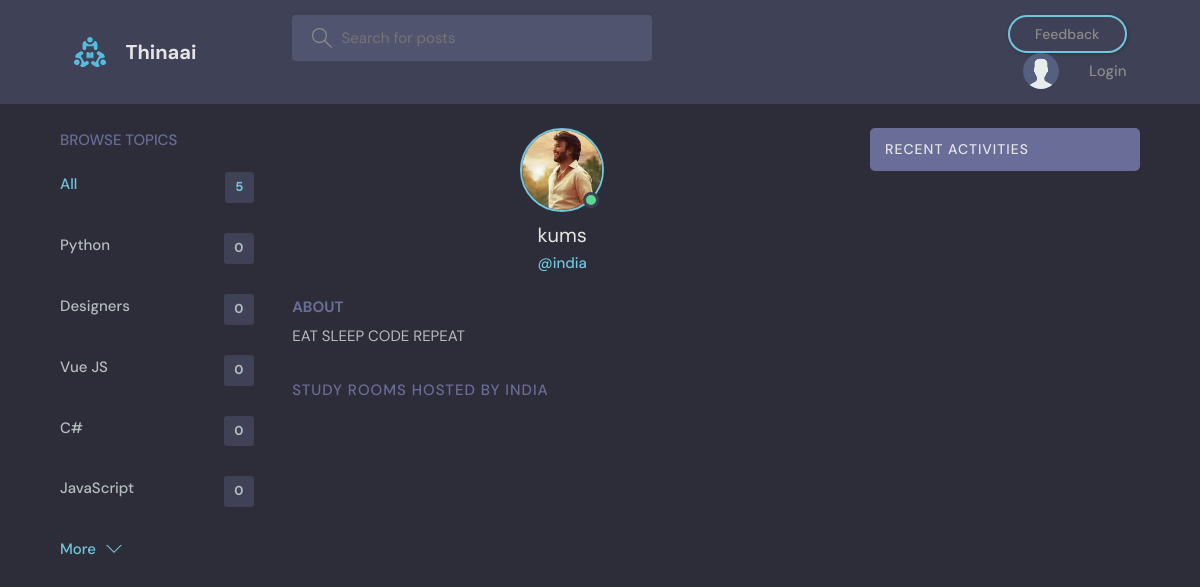
The page /profile/7/ on the database its author committed.
### base/models.py (models this page shows, shortened)
class Topic(models.Model):
    name = models.CharField(max_length=200)

class User(AbstractUser):
    username = models.CharField(max_length=200, unique=True, null=True)
    name = models.CharField(max_length=200, null=True)
    email = models.EmailField(unique=True, null=True)
    bio = models.TextField(null=True)
    phone = models.CharField(max_length=20, null=True, blank=True)
    avatar = models.ImageField(null=True, default="avatar.svg")
    USERNAME_FIELD = 'email'
    REQUIRED_FIELDS = ['username']
    objects = UserManager()

### base/views.py (the view)
# urls.py: path('profile/<str:pk>/', views.userProfile, name="user-profile"),
def userProfile(request, pk):
    user = User.objects.get(id=pk)
    rooms = user.room_set.all()
    room_messages = user.message_set.all()
    topics = Topic.objects.all()
    context = {'user': user, 'rooms': rooms,
               'room_messages': room_messages, 'topics': topics}
    return render(request, 'base/profile.html', context)

### base/templates/base/profile.html (shortened to what this page needs)
{% extends 'main.html' %} {% block content %}
<main class="profile-page layout layout--3">
  <div class="container">
    {% include 'base/topics_component.html' %}
    <div class="roomList">
      <div class="profile">
        <div class="profile__avatar">
          <div class="avatar avatar--large active">
            <img src="{{user.avatar.url}}" />
          </div>
        </div>
        <div class="profile__info">
          <h3>{{user.name}}</h3>
          <p>@{{user.username}}</p>
        </div>
        <div class="profile__about">
          <h3>About</h3>
          <p>{{user.bio}}</p>
        </div>
      </div>
      <div class="roomList__header">
        <div>
          <h2>Study Rooms Hosted by {{user.username}}</h2>
        </div>
      </div>
    </div>
    {% include 'base/activity_component.html' %}
  </div>
</main>
{% endblock content %}

### templates/main.html (shortened to what this page needs)
<!DOCTYPE html>
{% load static %}
<html lang="en">
  <head>
    <link rel="stylesheet" href="{% static 'styles/style.css' %}" />
  </head>
  <body>
    {% include 'navbar.html' %}  {% block content %} {% endblock %}
  </body>
</html>

### templates/navbar.html (shortened to what this page needs)
{% load static %}
<header class="header header--loggedIn">
  <div class="container">
    <a href="{% url 'home' %}" class="header__logo">
      <img src="{% static 'images/logo.svg' %}" />
      <h1>Thinaai</h1>
    </a>
    <form class="header__search" method="GET" action="{% url 'home' %}">
      <label>
        <input name="q" placeholder="Search for posts" />
      </label>
    </form>
    <nav class="header__menu">
      <a class="btn btn--main btn--pill" href="{% url 'feedback' %}"
        >Feedback</a
      >
      {% if request.user.is_authenticated %}
      <div class="header__user">
        <a href="{% url 'update-user' %}">
          <div class="avatar avatar--medium active">
            <img src="{{request.user.avatar.url}}" />
          </div>
          <p>{{request.user.name}} <span>@{{request.user.username}}</span></p>
        </a>
        <button class="dropdown-button">
          <svg
            version="1.1"
            xmlns="http://www.w3.org/2000/svg"
            width="32"
            height="32"
            viewBox="0 0 32 32"
          >
            <title>chevron-down</title>
            <path d="M16 21l-13-13h-3l16 16 16-16h-3l-13 13z"></path>
          </svg>
        </button>
      </div>
      {% else %}
      <a href="{% url 'login' %}">
        <img src="{% static 'images/avatar.svg' %}" />
        <p>Login</p>
      </a>
      {% endif %}
    </nav>
  </div>
</header>

### base/templates/base/topics_component.html
<div class="topics">
    <div class="topics__header">
        <h2>Browse Topics</h2>
    </div>
    <ul class="topics__list">
        <li>
            <a href="{% url 'home' %}" class="active">All <span>{{topics.count}}</span></a>
        </li>
        {% for topic in topics %}
        <li>
            <a href="{% url 'home' %}?q={{topic.name}}">{{topic.name}}<span>{{topic.room_set.all.count}}</span></a>
        </li>
        {% endfor %}
    </ul>
    <a class="btn btn--link" href="{% url 'topics' %}">
        More
        <svg version="1.1" xmlns="http://www.w3.org/2000/svg" width="32" height="32" viewBox="0 0 32 32">
            <title>chevron-down</title>
            <path d="M16 21l-13-13h-3l16 16 16-16h-3l-13 13z"></path>
        </svg>
    </a>
</div>

### base/templates/base/activity_component.html (shortened to what this page needs)
<div class="activities">
    <div class="activities__header">
        <h2>Recent Activities</h2>
    </div>
</div>

### rows shown on the page
Topic: name "Python", room_set.all.count "0"
Topic: name "Designers", room_set.all.count "0"
Topic: name "Vue JS", room_set.all.count "0"
Topic: name "C#", room_set.all.count "0"
Topic: name "JavaScript", room_set.all.count "0"
User: avatar (picture), name "kums", username "india", bio "EAT SLEEP CODE REPEAT", username "INDIA"

### other values the page prints
{{ topics.count }} "5"
